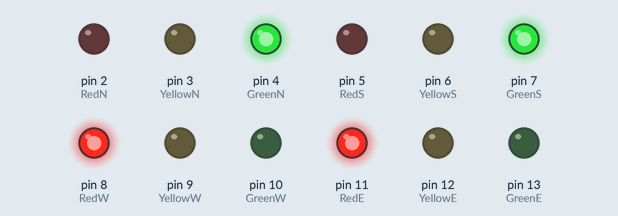
A sketch run on a simulated Arduino Uno, built with avr-gcc and run on an emulated ATmega328P. Parts: output pins drawn as LEDs (lit = HIGH).

Above: at 2.5 s.
At 6.0 s:
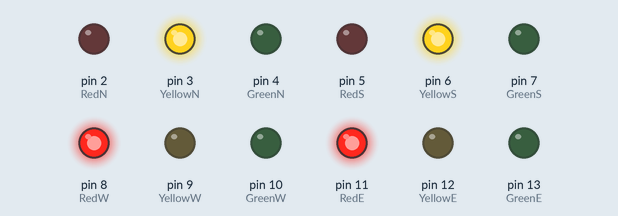
At 7.5 s:
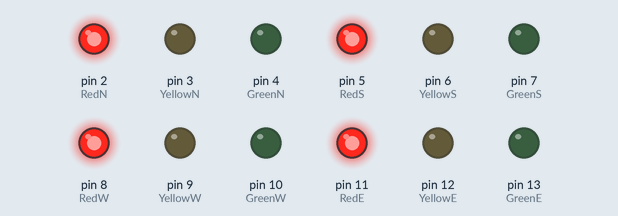
At 10.5 s:
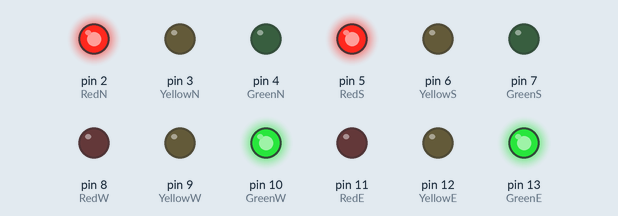
At 14.0 s:
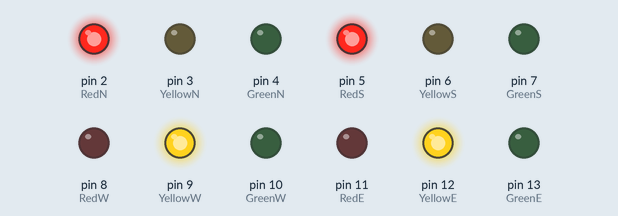
Timing chart, 0 to 20.8 s (numbered marks = the images above):
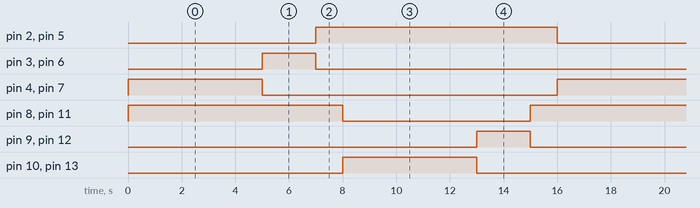

The sketch:

trafficlight9.ino
```cpp
// Define pin numbers
int RedN = 2;
int YellowN = 3;
int GreenN = 4;

int RedS = 5;
int YellowS = 6;
int GreenS = 7;

int RedW = 8;
int YellowW = 9;
int GreenW = 10;

int RedE = 11;
int YellowE = 12;
int GreenE = 13;

void setup() {
  // Set all pins as OUTPUT
  pinMode(RedN, OUTPUT);
  pinMode(YellowN, OUTPUT);
  pinMode(GreenN, OUTPUT);
  pinMode(RedS, OUTPUT);
  pinMode(YellowS, OUTPUT);
  pinMode(GreenS, OUTPUT);
  pinMode(RedW, OUTPUT);
  pinMode(YellowW, OUTPUT);
  pinMode(GreenW, OUTPUT);
  pinMode(RedE, OUTPUT);
  pinMode(YellowE, OUTPUT);
  pinMode(GreenE, OUTPUT);
}

void loop() {
  digitalWrite(RedN, LOW);
  digitalWrite(YellowN, LOW);
  digitalWrite(GreenN, HIGH);

  digitalWrite(RedS, LOW);
  digitalWrite(YellowS, LOW);
  digitalWrite(GreenS, HIGH);

  digitalWrite(RedW, HIGH);
  digitalWrite(YellowW, LOW);
  digitalWrite(GreenW, LOW);

  digitalWrite(RedE, HIGH);
  digitalWrite(YellowE, LOW);
  digitalWrite(GreenE, LOW);

  delay(5000);

  digitalWrite(GreenN, LOW);
  digitalWrite(YellowN, HIGH);

  digitalWrite(GreenS, LOW);
  digitalWrite(YellowS, HIGH);

  delay(2000);

  digitalWrite(YellowN, LOW);
  digitalWrite(RedN, HIGH);

  digitalWrite(YellowS, LOW);
  digitalWrite(RedS, HIGH);

  delay(1000);

  digitalWrite(RedW, LOW);
  digitalWrite(YellowW, LOW);
  digitalWrite(GreenW, HIGH);

  digitalWrite(RedE, LOW);
  digitalWrite(YellowE, LOW);
  digitalWrite(GreenE, HIGH);

  delay(5000);

  digitalWrite(GreenW, LOW);
  digitalWrite(YellowW, HIGH);

  digitalWrite(GreenE, LOW);
  digitalWrite(YellowE, HIGH);

  delay(2000);

  digitalWrite(YellowW, LOW);
  digitalWrite(RedW, HIGH);

  digitalWrite(YellowE, LOW);
  digitalWrite(RedE, HIGH);

  delay(1000);
}
```

Measured:
- by itself, pin 2 (RedN), pin 5 (RedS), pin 8 (RedW), pin 11 (RedE): alternates HIGH for 9.0 s and LOW for 7.0 s
- by itself, pin 3 (YellowN), pin 6 (YellowS), pin 9 (YellowW), pin 12 (YellowE): alternates HIGH for 2.0 s and LOW for 14.0 s
- by itself, pin 4 (GreenN), pin 7 (GreenS), pin 10 (GreenW), pin 13 (GreenE): alternates HIGH for 5.0 s and LOW for 11.0 s
